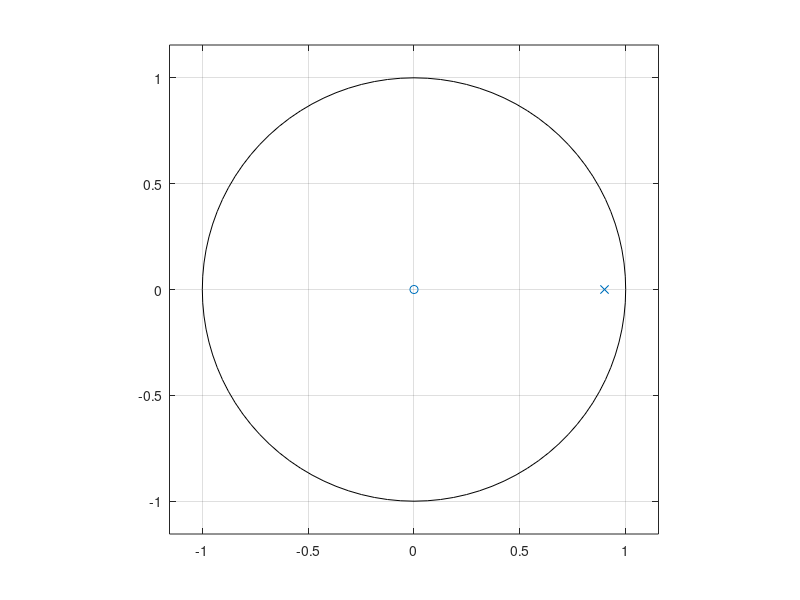
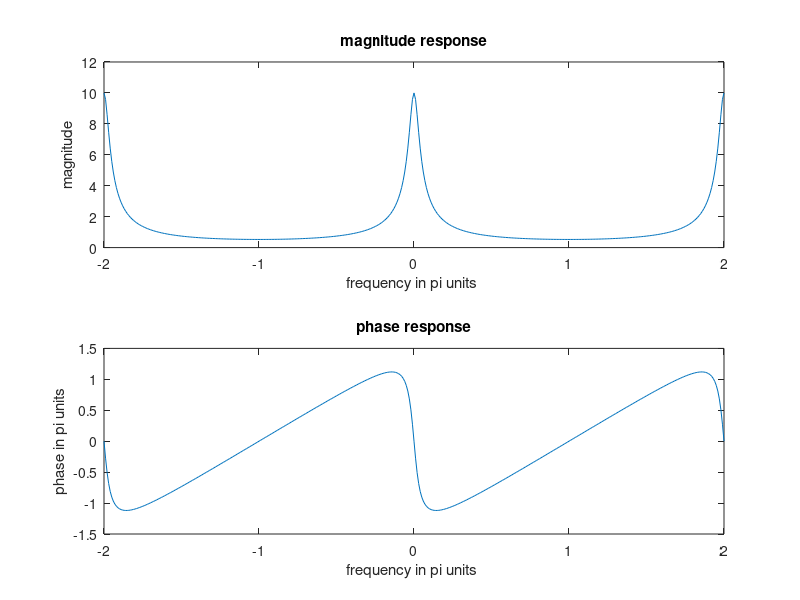

These figures' MATLAB source, in order:
#To find the z transform of a given causal system and check the stability using pole zero location.
#Y (n) = 0.9 y (n-1) +x (n)

%z transform
clc;
close all; clear all;
b=[1]; a=[1 -0.9];
zplane(b,a);
w=[-200:1:200]*pi/100; H=freqz(b,a,w);
magH=abs(H)
angH=angle(H)
figure;
subplot(211);
plot(w/pi,magH);
xlabel('frequency in pi units '); ylabel('magnitude');
title('magnitude response');
subplot(212);
plot(w/pi,angH);
xlabel('frequency in pi units ');
ylabel('phase in pi units');
title('phase response');
